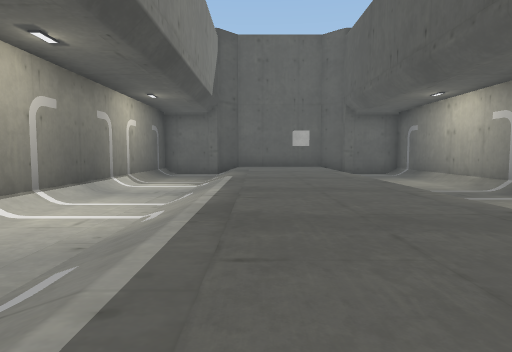
view 1 (above)

16 first-person views from a walk through a scene from a Unity 3-D project. The camera is 1.2 m above the floor, tilts 4° down and sees 75° across. The floor is counted in squares, 2 m on a side. Each view is taken from the middle of a square. On the plan, view 1 faces up. The plan holds only what a view shows up to about 10 squares ahead; the rest is blank. The place goes on beyond the plan. The player character is not drawn. Some surface patterns are stand-ins.

view 2
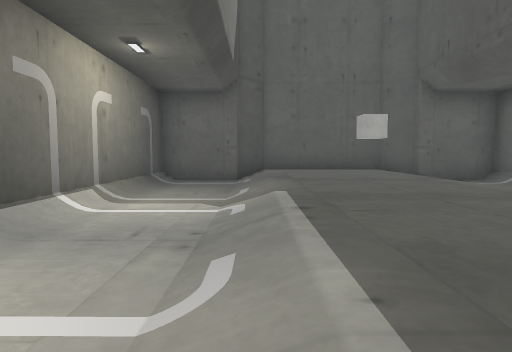

view 3
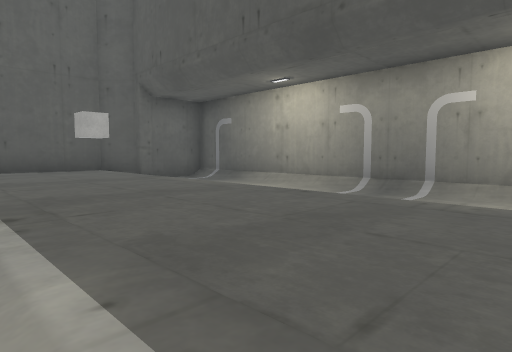

view 4
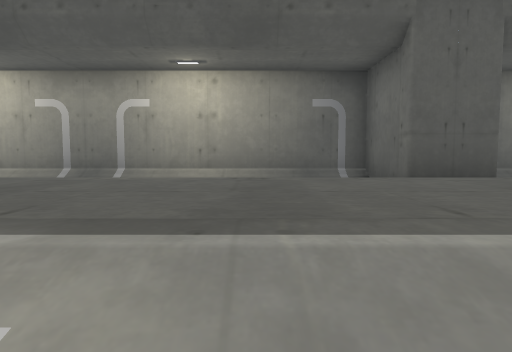

view 5
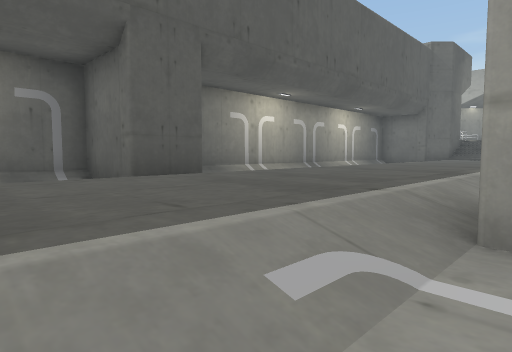

view 6
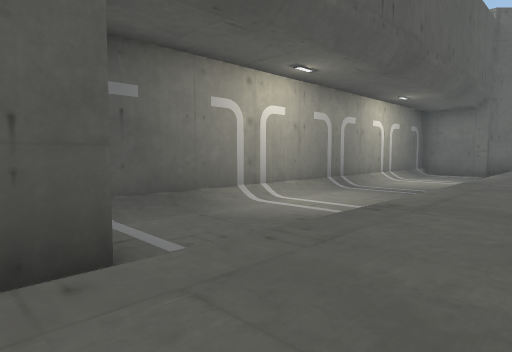

view 7
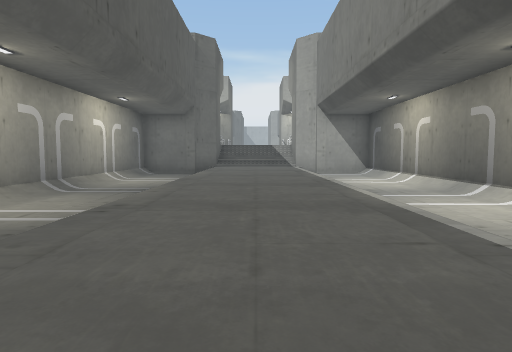

view 8
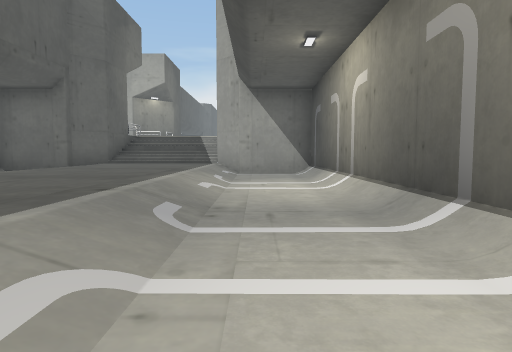

view 9
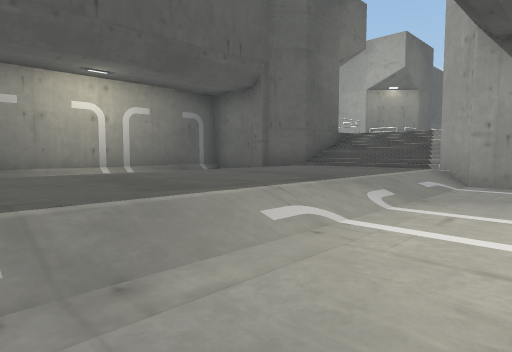

view 10
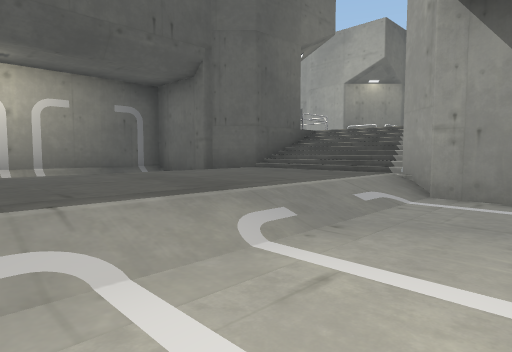

view 11
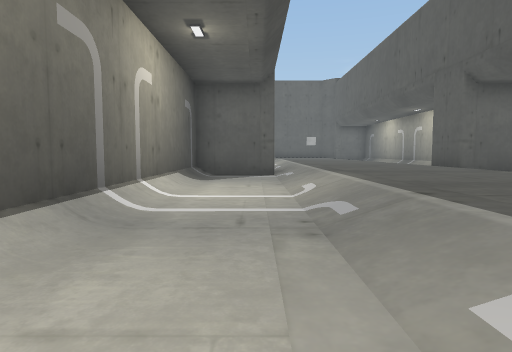

view 12
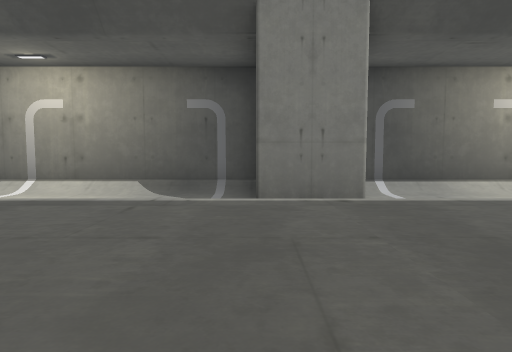

view 13
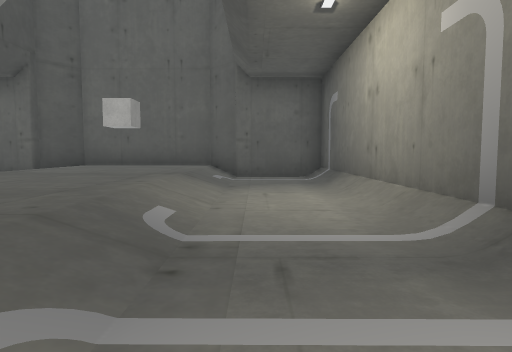

view 14
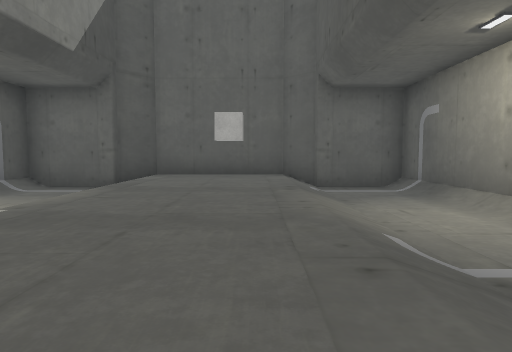

view 15
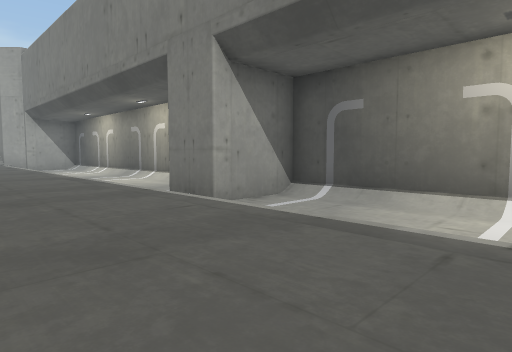

view 16
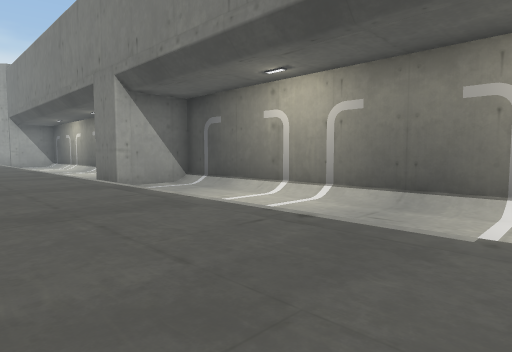

### Floor plan
Key: @ floor where view 1 was taken; # wall or solid block; . main floor; : floor 0.5 m higher than the main floor; + floor 0.75 m higher than the main floor; * floor 1.5 m higher than the main floor; / step, stairs or slope; C cube.
Columns run from 4 left of view 1 to 6 right of it. Each row starts with its distance up from view 1.
 15    #####
 14 ####:::####
 13 #../:::/..#
 12 #../:::/..#
 11 #../::C/..#
 10 #../:::/..#
  9 #../:::/..#
  8 #../:::/..#
  7 #../:::/..#
  6 #../:::/..#
  5 #../:::/..#
  4 #../:::/ .#
  3 #../:::/ .#
  2 #../:::/ .#
  1 #../:::/ .#
  0 ###/@::/###
 -1 ###/:::/###
 -2 #../:::/..#
 -3 #../:::/..#
 -4 #../:::/..#
 -5 #../:::/..#
 -6 #../:::/..#
 -7 #../:::/..#
 -8 #../:::/..#
 -9 #../:::/..#
-10 #../:::/..#
-11 #../:::/..#
-12 #../:::/ .#
-13 #../:::/ .#
-14 ###/:::/###
-15   ##+++##
-16    #***#
-17    ## ##

Positions as (right, up) in squares from view 1, and headings:
1: (0, 0), facing up
2: (-1, 4), facing up
3: (-1, 4), facing up-right
4: (-2, 3), facing right
5: (-2, 3), facing down-right
6: (1, 0), facing down-right
7: (1, 0), facing down
8: (-2, -4), facing down
9: (-3, -7), facing down-right
10: (-3, -9), facing down-right
11: (-2, -10), facing up
12: (3, -1), facing left
13: (4, 5), facing up
14: (2, 5), facing up
15: (2, 5), facing down-left
16: (2, 9), facing down-left
